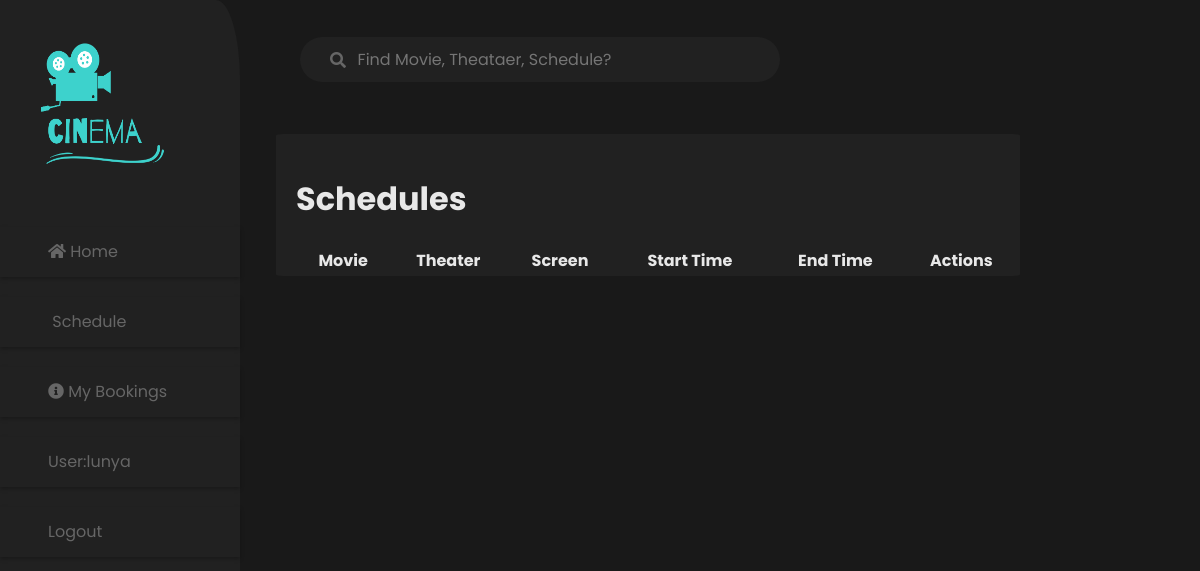
/landofcinema/schedule_list (signed in), run on an earlier commit of the app's database.
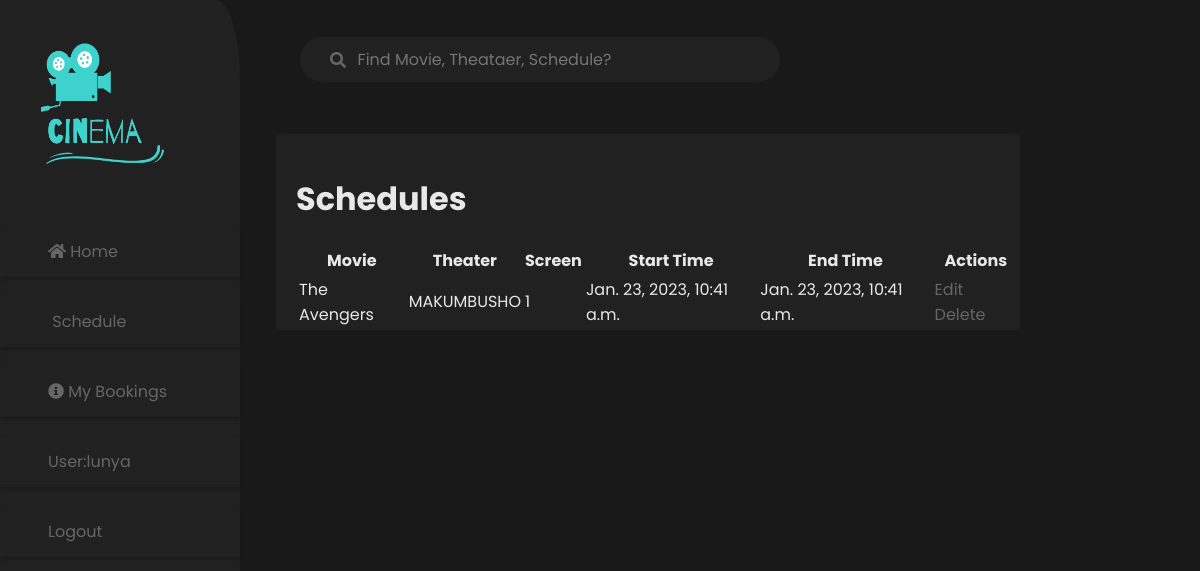
And on a later commit of the database.
### landofcinema/models.py (models this page shows, shortened)
class Schedule(models.Model):
    movie = models.ForeignKey(Movie, on_delete=models.CASCADE)
    screen = models.ForeignKey(Screen, on_delete=models.CASCADE)
    start_time = models.DateTimeField()
    end_time = models.DateTimeField()

class Movie(models.Model):
    title = models.CharField(max_length=255)
    synopsis = models.TextField()
    release_date = models.DateField(null=True, blank=True)
    image_url = models.URLField()
    rating = models.FloatField(default=0.0)

class Screen(models.Model):
    theater = models.ForeignKey(Theater, on_delete=models.CASCADE)
    screen_number = models.IntegerField()
    capacity = models.IntegerField()

class Theater(models.Model):
    name = models.CharField(max_length=255)
    region = models.CharField(max_length=255)
    address = models.CharField(max_length=255)

### landofcinema/views.py (the view)
# urls.py: path('schedule_list', views.schedule_list, name='schedule_list_admin'),
def schedule_list(request):
    if not request.user.groups.filter(name='Employee').exists():
        return redirect('index')
    schedules = Schedule.objects.all()
    return render(request, 'schedule_list.html', {'schedules': schedules})

### landofcinema/templates/schedule_list.html
{% extends 'base_generic.html' %}
{% block content %}
    <h1>Schedules</h1>
    <table>
        <thead>
            <tr>
                <th>Movie</th>
                <th>Theater</th>
                <th>Screen</th>
                <th>Start Time</th>
                <th>End Time</th>
                <th>Actions</th>
            </tr>
        </thead>
        <tbody>
            {% for schedule in schedules %}
                <tr>
                    <td>{{ schedule.movie.title }}</td>
                    <td>{{ schedule.screen.theater.name }}</td>
                    <td>{{ schedule.screen.screen_number }}</td>
                    <td>{{ schedule.start_time }}</td>
                    <td>{{ schedule.end_time }}</td>
                    <td>
                        <a href="{% url 'schedule_edit_admin' schedule.id %}">Edit</a>
                        <a href="{% url 'delete_schedule' schedule.id %}">Delete</a>
                    </td>
                </tr>
            {% endfor %}
        </tbody>
    </table>
{% endblock %}

What changed in the data, as far as the page shows it:
added Schedule: movie "The Avengers", screen.theater.name "MAKUMBUSHO", screen.screen_number "1", start_time "Jan. 23, 2023, 10:41 a.m.", end_time "Jan. 23, 2023, 10:41 a.m."
